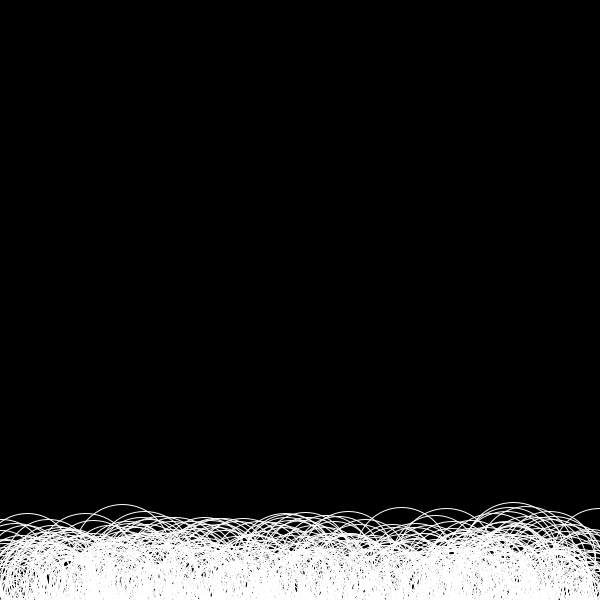
Frame 1 (no input)
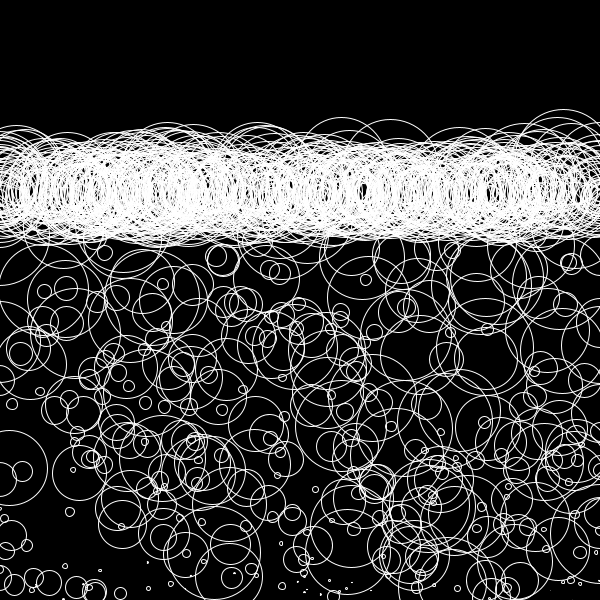
Frame 60 (the mouse pressed at the canvas centre just before this capture)
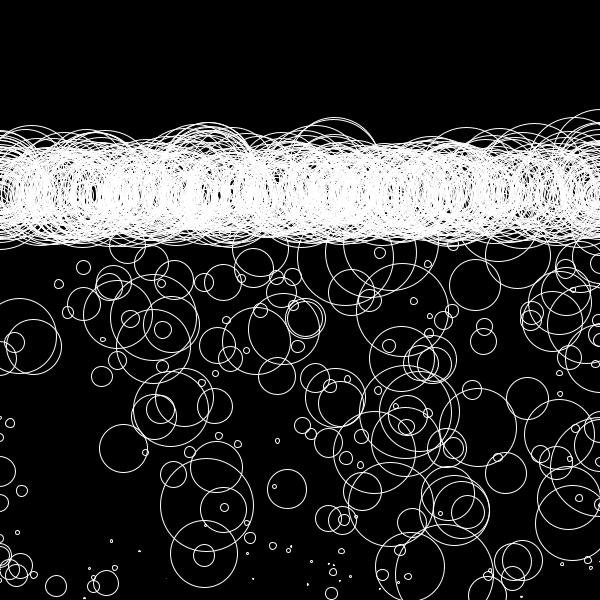
Frame 120 (the mouse held since frame 60 and released just before this capture)

The Processing sketch that drew these frames (run headless with seeded random() and noise(); from frame 60 on, the mouse is pressed at the canvas centre):

// Processing sketch: bubbles
// ── bubbles.pde
int n=1025;
Bubble[] bubbles=new Bubble[n];
void setup(){
  size(600,600);
  background(0);
  for(int i=0;i<n;i++){
    bubbles[i]=new Bubble(random(600),600,random(100));
  }
}
void draw(){  
  background(0);
  stroke(255);
  noFill();
  for(int i=0;i<n;i++){
    bubbles[i].update();
    bubbles[i].display();
    //println(bubbles[i].s);
  }


}

// ── bubble.pde
class Bubble{
  float x,y;
  float s;
  PVector vel;
  Bubble(float _x,float _y,float _s){
    s=_s;
    x=_x;
    y=_y;
    vel=new PVector(random(-1,1),random(-s/2,0));
  
  }
  
  void update(){
    if(x>0 && x<600)
      x+=vel.x;
    if(y>200)
    y+=vel.y;
    
  
  }
  void display(){
    ellipse(x,y,s,s);
  
  }


}
